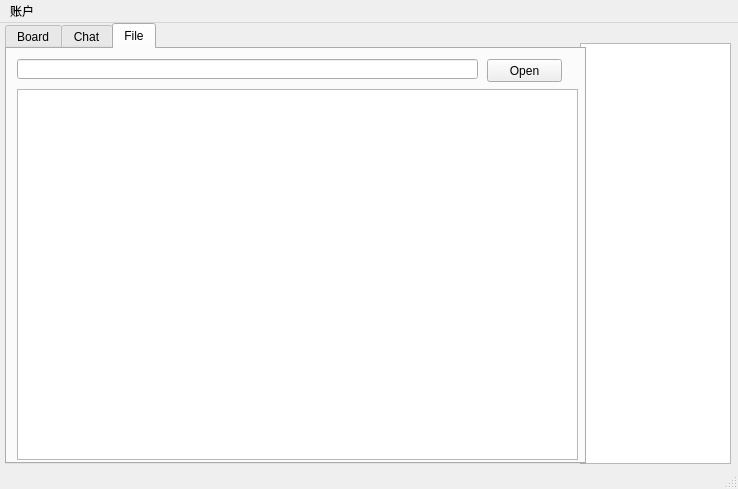
<?xml version="1.0" encoding="UTF-8"?>
<ui version="4.0">
 <class>MainWindow</class>
 <widget class="QMainWindow" name="MainWindow">
  <property name="geometry">
   <rect>
    <x>0</x>
    <y>0</y>
    <width>738</width>
    <height>489</height>
   </rect>
  </property>
  <property name="windowTitle">
   <string>CodeCafe</string>
  </property>
  <widget class="QWidget" name="centralwidget">
   <widget class="QTabWidget" name="tabWidget">
    <property name="geometry">
     <rect>
      <x>5</x>
      <y>0</y>
      <width>581</width>
      <height>441</height>
     </rect>
    </property>
    <property name="currentIndex">
     <number>2</number>
    </property>
    <widget class="QWidget" name="Tab1">
     <attribute name="title">
      <string>Board</string>
     </attribute>
     <widget class="QTextBrowser" name="Board">
      <property name="geometry">
       <rect>
        <x>10</x>
        <y>10</y>
        <width>561</width>
        <height>191</height>
       </rect>
      </property>
     </widget>
     <widget class="QTextBrowser" name="appointment1">
      <property name="geometry">
       <rect>
        <x>10</x>
        <y>260</y>
        <width>181</width>
        <height>151</height>
       </rect>
      </property>
     </widget>
     <widget class="QTextBrowser" name="appointment2">
      <property name="geometry">
       <rect>
        <x>200</x>
        <y>260</y>
        <width>181</width>
        <height>151</height>
       </rect>
      </property>
     </widget>
     <widget class="QTextBrowser" name="appointment3">
      <property name="geometry">
       <rect>
        <x>390</x>
        <y>260</y>
        <width>181</width>
        <height>151</height>
       </rect>
      </property>
     </widget>
     <widget class="QPushButton" name="EditBoardButton">
      <property name="geometry">
       <rect>
        <x>250</x>
        <y>200</y>
        <width>75</width>
        <height>23</height>
       </rect>
      </property>
      <property name="text">
       <string>Edit</string>
      </property>
     </widget>
     <widget class="QPushButton" name="EditAppointment1Button">
      <property name="geometry">
       <rect>
        <x>60</x>
        <y>230</y>
        <width>75</width>
        <height>23</height>
       </rect>
      </property>
      <property name="text">
       <string>Edit</string>
      </property>
     </widget>
     <widget class="QPushButton" name="EditAppointment2Button">
      <property name="geometry">
       <rect>
        <x>250</x>
        <y>230</y>
        <width>75</width>
        <height>23</height>
       </rect>
      </property>
      <property name="text">
       <string>Edit</string>
      </property>
     </widget>
     <widget class="QPushButton" name="EditAppointment3Button">
      <property name="geometry">
       <rect>
        <x>440</x>
        <y>230</y>
        <width>75</width>
        <height>23</height>
       </rect>
      </property>
      <property name="text">
       <string>Edit</string>
      </property>
     </widget>
    </widget>
    <widget class="QWidget" name="Tab2">
     <attribute name="title">
      <string>Chat</string>
     </attribute>
     <widget class="QTextBrowser" name="ChatBrowser">
      <property name="geometry">
       <rect>
        <x>10</x>
        <y>0</y>
        <width>551</width>
        <height>281</height>
       </rect>
      </property>
     </widget>
     <widget class="QTextEdit" name="ChatEdit">
      <property name="geometry">
       <rect>
        <x>10</x>
        <y>290</y>
        <width>561</width>
        <height>101</height>
       </rect>
      </property>
     </widget>
     <widget class="QPushButton" name="sendButton">
      <property name="geometry">
       <rect>
        <x>470</x>
        <y>390</y>
        <width>89</width>
        <height>23</height>
       </rect>
      </property>
      <property name="text">
       <string>发送</string>
      </property>
     </widget>
    </widget>
    <widget class="QWidget" name="tab">
     <attribute name="title">
      <string>File</string>
     </attribute>
     <widget class="QPushButton" name="OpenFileButton">
      <property name="geometry">
       <rect>
        <x>480</x>
        <y>10</y>
        <width>75</width>
        <height>23</height>
       </rect>
      </property>
      <property name="text">
       <string>Open</string>
      </property>
     </widget>
     <widget class="QLineEdit" name="pathEdit">
      <property name="geometry">
       <rect>
        <x>10</x>
        <y>10</y>
        <width>461</width>
        <height>20</height>
       </rect>
      </property>
     </widget>
     <widget class="QListWidget" name="FileList">
      <property name="geometry">
       <rect>
        <x>10</x>
        <y>40</y>
        <width>561</width>
        <height>371</height>
       </rect>
      </property>
     </widget>
    </widget>
   </widget>
   <widget class="QListWidget" name="NameList">
    <property name="geometry">
     <rect>
      <x>580</x>
      <y>20</y>
      <width>151</width>
      <height>421</height>
     </rect>
    </property>
   </widget>
   <zorder>NameList</zorder>
   <zorder>tabWidget</zorder>
  </widget>
  <widget class="QMenuBar" name="menubar">
   <property name="geometry">
    <rect>
     <x>0</x>
     <y>0</y>
     <width>738</width>
     <height>23</height>
    </rect>
   </property>
   <widget class="QMenu" name="menu">
    <property name="title">
     <string>账户</string>
    </property>
    <addaction name="action"/>
    <addaction name="action_2"/>
   </widget>
   <addaction name="menu"/>
  </widget>
  <widget class="QStatusBar" name="statusbar"/>
  <action name="action">
   <property name="text">
    <string>登入</string>
   </property>
  </action>
  <action name="action_2">
   <property name="text">
    <string>登出</string>
   </property>
  </action>
 </widget>
 <resources/>
 <connections/>
</ui>
